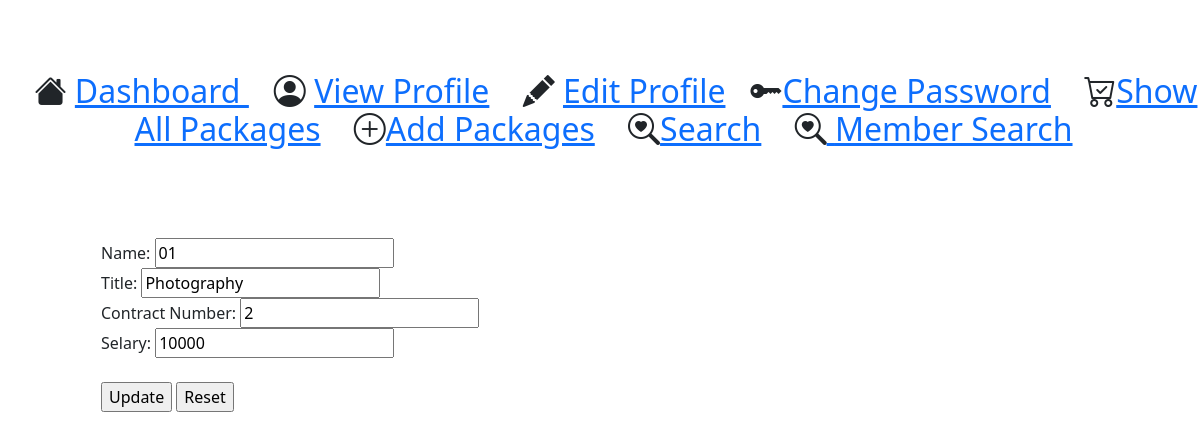
Screenshot of /Customer/view/editProduct.php?id=31 (signed in) with the database file from the repository.
### tables this page shows
CREATE TABLE `user_info` (
  `ID` int(11) NOT NULL,
  `Name` varchar(40) NOT NULL,
  `buying` varchar(40) NOT NULL,
  `selling` varchar(40) NOT NULL,
  `quantity` int(40) NOT NULL,
  `image` text DEFAULT NULL
);

### Customer/Model/model.php (called while the page is built, shortened)
<?php
function showProduct($id){
	$conn = db_conn();
	$selectQuery = "SELECT * FROM `user_info` where ID = ?";
    try {
        $stmt = $conn->prepare($selectQuery);
        $stmt->execute([$id]);
    } catch (PDOException $e) {
        echo $e->getMessage();
    }
    $row = $stmt->fetch(PDO::FETCH_ASSOC);
    return $row;
}

### Customer/Controller/productInfo.php (called while the page is built, shortened)
<?php
require_once ('../Model/model.php');
function fetchProduct($id){
	return showProduct($id);
}

### Customer/view/editProduct.php (the view, shortened to what this page needs)
<?php
require_once '../controller/productInfo.php';
$Product = fetchProduct($_GET['id']);
 ?>
<!DOCTYPE html>
<html lang="en">
<head>
  <link rel="stylesheet" href="https://cdn.jsdelivr.net/npm/bootstrap-icons@1.10.2/font/bootstrap-icons.css">
   <link rel="stylesheet" type="text/css" href="style.css"/>
<link href="https://cdn.jsdelivr.net/npm/bootstrap@5.2.2/dist/css/bootstrap.min.css" rel="stylesheet">
</head>
<body>
  <br><br><br>
<center><h2>
            <ul>
            <i class="bi bi-house-fill"></i>  <a style ="color:SlateBlu;" href="../view/Dashboad.php"> Dashboard  </a>&nbsp;&nbsp;
				 <i class="bi bi-person-circle"></i> <a style ="color:SlateBlu;" href= "../view/ViewProfile.php">View Profile</a> &nbsp;&nbsp;
				 <i class="bi bi-pencil-fill"></i> <a style ="color:SlateBlu;" href="../view/Editprofile.php"> Edit Profile</a>&nbsp;&nbsp;
				 <i class="bi bi-key-fill"></i><a style ="color:SlateBlu;" href="../view/Changepass.php">Change Password</a> &nbsp;&nbsp;
				 <i class="bi bi-cart-check"></i><a style ="color:SlateBlu;" href="../view/showAllProduct.php">Show All Packages</a> &nbsp;&nbsp;
				 <i class="bi bi-plus-circle"></i><a style ="color:SlateBlu;" href="../view/addProduct.php">Add Packages</a> &nbsp;&nbsp;
				 <i class="bi bi-search-heart"></i><a style ="color:SlateBlu;" href="../view/himeil22.php">Search</a> &nbsp;&nbsp;
         <i class="bi bi-search-heart"></i><a style ="color:SlateBlu;" href="../view/searchMember/showMember.php"> Member Search</a> &nbsp;&nbsp;
		     </ul>
		     </h2></center>
<br><br><br>
    <fieldset>
      <table align="center" width="1000">
        <tr>
          <td>
            <fieldset>
            <form action="../controller/updateProduct.php" method="POST" enctype="multipart/form-data">
            <label for="name">Name:</label>
            <input value="<?php echo $Product['Name'] ?>" type="text" id="name" name="name"><br>
            <label for="buying">Title:</label>
            <input value="<?php echo $Product['buying'] ?>" type="text" id="buying" name="buying"><br>
            <label for="selling">Contract Number:</label>
            <input value="<?php echo $Product['selling'] ?>" type="text" id="selling" name="selling"><br>
            <label for="quantity">Selary:</label>
            <input value="<?php echo $Product['quantity'] ?>" type="text" id="quantity" name="quantity"><br> <br>
            <input type="submit" name = "updateProduct" value="Update">
            <input type="reset">
          </form>
            </fieldset>
          </td>
        </tr>
      </table>
    </fieldset>
</body>
</html>

### rows the page displays
user_info: name "01", buying "Photography", selling "2", quantity "10000"
